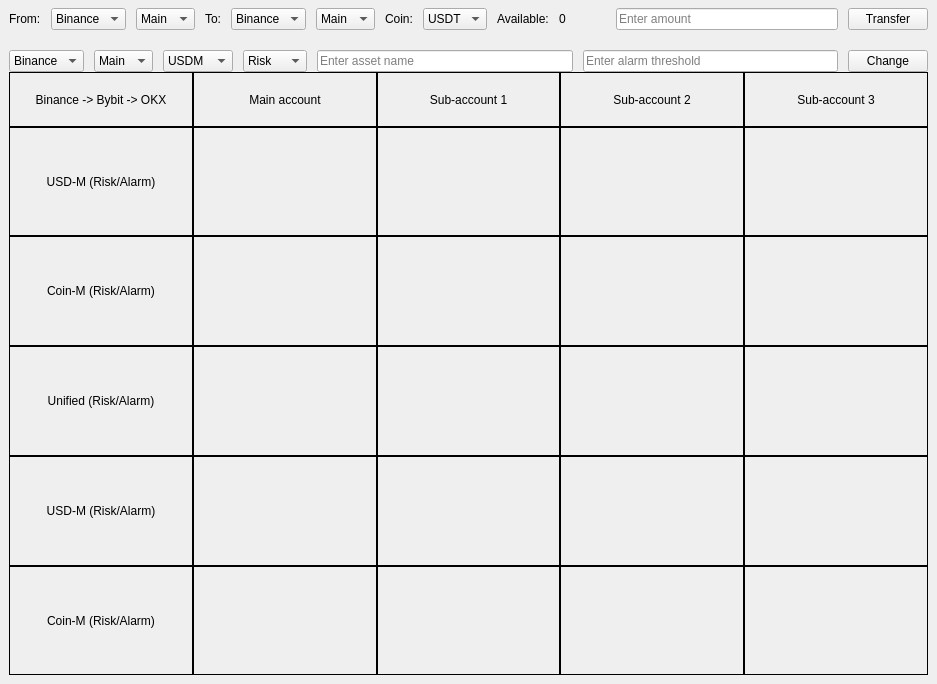
<?xml version="1.0" encoding="UTF-8"?>
<ui version="4.0">
 <class>MainWindow</class>
 <widget class="QMainWindow" name="MainWindow">
  <property name="geometry">
   <rect>
    <x>0</x>
    <y>0</y>
    <width>937</width>
    <height>684</height>
   </rect>
  </property>
  <property name="windowTitle">
   <string>Crypto Alarm</string>
  </property>
  <widget class="QWidget" name="centralwidget">
   <layout class="QVBoxLayout" name="verticalLayout" stretch="0,0,1">
    <property name="spacing">
     <number>0</number>
    </property>
    <property name="topMargin">
     <number>8</number>
    </property>
    <item>
     <layout class="QVBoxLayout" name="verticalLayout_2" stretch="0">
      <item>
       <layout class="QHBoxLayout" name="horizontalLayout_29" stretch="0,0,0,0,0,0,0,0,0,0,0,1,0">
        <property name="spacing">
         <number>10</number>
        </property>
        <item>
         <widget class="QLabel" name="label_3">
          <property name="text">
           <string>From:</string>
          </property>
         </widget>
        </item>
        <item>
         <widget class="QComboBox" name="comboBox_withdrawFrom">
          <item>
           <property name="text">
            <string>Binance</string>
           </property>
          </item>
          <item>
           <property name="text">
            <string>Okx</string>
           </property>
          </item>
          <item>
           <property name="text">
            <string>Bybit</string>
           </property>
          </item>
         </widget>
        </item>
        <item>
         <widget class="QComboBox" name="comboBox_accountFrom">
          <item>
           <property name="text">
            <string>Main</string>
           </property>
          </item>
          <item>
           <property name="text">
            <string>Sub1</string>
           </property>
          </item>
          <item>
           <property name="text">
            <string>Sub2</string>
           </property>
          </item>
          <item>
           <property name="text">
            <string>Sub3</string>
           </property>
          </item>
         </widget>
        </item>
        <item>
         <widget class="QLabel" name="label_4">
          <property name="text">
           <string>To:</string>
          </property>
         </widget>
        </item>
        <item>
         <widget class="QComboBox" name="comboBox_withdrawTo">
          <item>
           <property name="text">
            <string>Binance</string>
           </property>
          </item>
          <item>
           <property name="text">
            <string>OKX</string>
           </property>
          </item>
          <item>
           <property name="text">
            <string>Bybit</string>
           </property>
          </item>
         </widget>
        </item>
        <item>
         <widget class="QComboBox" name="comboBox_4">
          <item>
           <property name="text">
            <string>Main</string>
           </property>
          </item>
          <item>
           <property name="text">
            <string>Sub1</string>
           </property>
          </item>
          <item>
           <property name="text">
            <string>Sub2</string>
           </property>
          </item>
          <item>
           <property name="text">
            <string>Sub3</string>
           </property>
          </item>
         </widget>
        </item>
        <item>
         <widget class="QLabel" name="label_10">
          <property name="text">
           <string>Coin:</string>
          </property>
         </widget>
        </item>
        <item>
         <widget class="QComboBox" name="comboBox_withdrawCoin">
          <item>
           <property name="text">
            <string>USDT</string>
           </property>
          </item>
         </widget>
        </item>
        <item>
         <widget class="QLabel" name="label_23">
          <property name="text">
           <string>Available:</string>
          </property>
         </widget>
        </item>
        <item>
         <widget class="QLabel" name="label_withdrawable">
          <property name="text">
           <string>0</string>
          </property>
         </widget>
        </item>
        <item>
         <spacer name="horizontalSpacer">
          <property name="orientation">
           <enum>Qt::Horizontal</enum>
          </property>
          <property name="sizeHint" stdset="0">
           <size>
            <width>40</width>
            <height>20</height>
           </size>
          </property>
         </spacer>
        </item>
        <item>
         <widget class="QLineEdit" name="lineEdit">
          <property name="placeholderText">
           <string>Enter amount</string>
          </property>
         </widget>
        </item>
        <item>
         <widget class="QPushButton" name="pushButton">
          <property name="text">
           <string>Transfer</string>
          </property>
          <property name="iconSize">
           <size>
            <width>16</width>
            <height>16</height>
           </size>
          </property>
         </widget>
        </item>
       </layout>
      </item>
     </layout>
    </item>
    <item>
     <spacer name="verticalSpacer">
      <property name="orientation">
       <enum>Qt::Vertical</enum>
      </property>
      <property name="sizeHint" stdset="0">
       <size>
        <width>20</width>
        <height>20</height>
       </size>
      </property>
     </spacer>
    </item>
    <item>
     <layout class="QVBoxLayout" name="verticalLayout_3" stretch="0,10,4,8">
      <item>
       <layout class="QHBoxLayout" name="horizontalLayout">
        <property name="spacing">
         <number>10</number>
        </property>
        <item>
         <widget class="QComboBox" name="comboBox_market">
          <item>
           <property name="text">
            <string>Binance</string>
           </property>
          </item>
          <item>
           <property name="text">
            <string>OKX</string>
           </property>
          </item>
          <item>
           <property name="text">
            <string>Bybit</string>
           </property>
          </item>
         </widget>
        </item>
        <item>
         <widget class="QComboBox" name="comboBox_subAcc">
          <item>
           <property name="text">
            <string>Main</string>
           </property>
          </item>
          <item>
           <property name="text">
            <string>Sub1</string>
           </property>
          </item>
          <item>
           <property name="text">
            <string>Sub2</string>
           </property>
          </item>
          <item>
           <property name="text">
            <string>Sub3</string>
           </property>
          </item>
         </widget>
        </item>
        <item>
         <widget class="QComboBox" name="comboBox_coinType">
          <item>
           <property name="text">
            <string>USDM</string>
           </property>
          </item>
          <item>
           <property name="text">
            <string>COINM</string>
           </property>
          </item>
         </widget>
        </item>
        <item>
         <widget class="QComboBox" name="comboBox_alarmType">
          <item>
           <property name="text">
            <string>Risk</string>
           </property>
          </item>
          <item>
           <property name="text">
            <string>Equity</string>
           </property>
          </item>
         </widget>
        </item>
        <item>
         <widget class="QLineEdit" name="lineEdit_assetName">
          <property name="placeholderText">
           <string>Enter asset name</string>
          </property>
         </widget>
        </item>
        <item>
         <widget class="QLineEdit" name="lineEdit_threshold">
          <property name="placeholderText">
           <string>Enter alarm threshold</string>
          </property>
         </widget>
        </item>
        <item>
         <widget class="QPushButton" name="button_changeThreshold">
          <property name="text">
           <string>Change</string>
          </property>
         </widget>
        </item>
       </layout>
      </item>
      <item>
       <widget class="QScrollArea" name="scrollArea">
        <property name="frameShape">
         <enum>QFrame::NoFrame</enum>
        </property>
        <property name="frameShadow">
         <enum>QFrame::Plain</enum>
        </property>
        <property name="widgetResizable">
         <bool>true</bool>
        </property>
        <widget class="QWidget" name="scrollAreaWidgetContents">
         <property name="geometry">
          <rect>
           <x>0</x>
           <y>0</y>
           <width>917</width>
           <height>260</height>
          </rect>
         </property>
         <layout class="QHBoxLayout" name="horizontalLayout_2">
          <property name="spacing">
           <number>0</number>
          </property>
          <property name="leftMargin">
           <number>0</number>
          </property>
          <property name="topMargin">
           <number>0</number>
          </property>
          <property name="rightMargin">
           <number>0</number>
          </property>
          <property name="bottomMargin">
           <number>0</number>
          </property>
          <item>
           <layout class="QGridLayout" name="gridLayout" rowstretch="2,4,4">
            <property name="spacing">
             <number>0</number>
            </property>
            <item row="2" column="1">
             <widget class="QFrame" name="frame_10">
              <property name="frameShape">
               <enum>QFrame::Box</enum>
              </property>
              <property name="frameShadow">
               <enum>QFrame::Plain</enum>
              </property>
              <layout class="QHBoxLayout" name="horizontalLayout_48">
               <item>
                <widget class="QLabel" name="label_BiMC">
                 <property name="text">
                  <string/>
                 </property>
                 <property name="alignment">
                  <set>Qt::AlignCenter</set>
                 </property>
                </widget>
               </item>
              </layout>
             </widget>
            </item>
            <item row="1" column="1">
             <widget class="QFrame" name="frame_9">
              <property name="frameShape">
               <enum>QFrame::Box</enum>
              </property>
              <property name="frameShadow">
               <enum>QFrame::Plain</enum>
              </property>
              <layout class="QHBoxLayout" name="horizontalLayout_49">
               <item>
                <widget class="QLabel" name="label_BiMU">
                 <property name="text">
                  <string/>
                 </property>
                 <property name="alignment">
                  <set>Qt::AlignCenter</set>
                 </property>
                </widget>
               </item>
              </layout>
             </widget>
            </item>
            <item row="2" column="0">
             <widget class="QFrame" name="frame_5">
              <property name="frameShape">
               <enum>QFrame::Box</enum>
              </property>
              <property name="frameShadow">
               <enum>QFrame::Plain</enum>
              </property>
              <layout class="QHBoxLayout" name="horizontalLayout_5">
               <item>
                <widget class="QLabel" name="label_5">
                 <property name="text">
                  <string>Coin-M (Risk/Alarm)</string>
                 </property>
                 <property name="alignment">
                  <set>Qt::AlignCenter</set>
                 </property>
                </widget>
               </item>
              </layout>
             </widget>
            </item>
            <item row="0" column="0">
             <widget class="QFrame" name="frame">
              <property name="frameShape">
               <enum>QFrame::Box</enum>
              </property>
              <property name="frameShadow">
               <enum>QFrame::Plain</enum>
              </property>
              <layout class="QHBoxLayout" name="horizontalLayout_3">
               <item>
                <widget class="QLabel" name="label">
                 <property name="text">
                  <string>Binance -&gt; Bybit -&gt; OKX</string>
                 </property>
                 <property name="alignment">
                  <set>Qt::AlignCenter</set>
                 </property>
                </widget>
               </item>
              </layout>
             </widget>
            </item>
            <item row="1" column="0">
             <widget class="QFrame" name="frame_3">
              <property name="frameShape">
               <enum>QFrame::Box</enum>
              </property>
              <property name="frameShadow">
               <enum>QFrame::Plain</enum>
              </property>
              <layout class="QHBoxLayout" name="horizontalLayout_4">
               <item>
                <widget class="QLabel" name="label_2">
                 <property name="text">
                  <string>USD-M (Risk/Alarm)</string>
                 </property>
                 <property name="alignment">
                  <set>Qt::AlignCenter</set>
                 </property>
                </widget>
               </item>
              </layout>
             </widget>
            </item>
            <item row="2" column="2">
             <widget class="QFrame" name="frame_15">
              <property name="frameShape">
               <enum>QFrame::Box</enum>
              </property>
              <property name="frameShadow">
               <enum>QFrame::Plain</enum>
              </property>
              <layout class="QHBoxLayout" name="horizontalLayout_6">
               <item>
                <widget class="QLabel" name="label_Bi1C">
                 <property name="text">
                  <string/>
                 </property>
                 <property name="alignment">
                  <set>Qt::AlignCenter</set>
                 </property>
                </widget>
               </item>
              </layout>
             </widget>
            </item>
            <item row="1" column="4">
             <widget class="QFrame" name="frame_19">
              <property name="frameShape">
               <enum>QFrame::Box</enum>
              </property>
              <property name="frameShadow">
               <enum>QFrame::Plain</enum>
              </property>
              <layout class="QHBoxLayout" name="horizontalLayout_12">
               <item>
                <widget class="QLabel" name="label_Bi3U">
                 <property name="text">
                  <string/>
                 </property>
                 <property name="alignment">
                  <set>Qt::AlignCenter</set>
                 </property>
                </widget>
               </item>
              </layout>
             </widget>
            </item>
            <item row="0" column="4">
             <widget class="QFrame" name="frame_7">
              <property name="frameShape">
               <enum>QFrame::Box</enum>
              </property>
              <property name="frameShadow">
               <enum>QFrame::Plain</enum>
              </property>
              <layout class="QHBoxLayout" name="horizontalLayout_13">
               <item>
                <widget class="QLabel" name="label_14">
                 <property name="text">
                  <string>Sub-account 3</string>
                 </property>
                 <property name="alignment">
                  <set>Qt::AlignCenter</set>
                 </property>
                </widget>
               </item>
              </layout>
             </widget>
            </item>
            <item row="0" column="2">
             <widget class="QFrame" name="frame_2">
              <property name="frameShape">
               <enum>QFrame::Box</enum>
              </property>
              <property name="frameShadow">
               <enum>QFrame::Plain</enum>
              </property>
              <layout class="QHBoxLayout" name="horizontalLayout_9">
               <item>
                <widget class="QLabel" name="label_7">
                 <property name="text">
                  <string>Sub-account 1</string>
                 </property>
                 <property name="alignment">
                  <set>Qt::AlignCenter</set>
                 </property>
                </widget>
               </item>
              </layout>
             </widget>
            </item>
            <item row="2" column="3">
             <widget class="QFrame" name="frame_17">
              <property name="frameShape">
               <enum>QFrame::Box</enum>
              </property>
              <property name="frameShadow">
               <enum>QFrame::Plain</enum>
              </property>
              <layout class="QHBoxLayout" name="horizontalLayout_10">
               <item>
                <widget class="QLabel" name="label_Bi2C">
                 <property name="text">
                  <string/>
                 </property>
                 <property name="alignment">
                  <set>Qt::AlignCenter</set>
                 </property>
                </widget>
               </item>
              </layout>
             </widget>
            </item>
            <item row="1" column="2">
             <widget class="QFrame" name="frame_4">
              <property name="frameShape">
               <enum>QFrame::Box</enum>
              </property>
              <property name="frameShadow">
               <enum>QFrame::Plain</enum>
              </property>
              <layout class="QHBoxLayout" name="horizontalLayout_7">
               <item>
                <widget class="QLabel" name="label_Bi1U">
                 <property name="text">
                  <string/>
                 </property>
                 <property name="alignment">
                  <set>Qt::AlignCenter</set>
                 </property>
                </widget>
               </item>
              </layout>
             </widget>
            </item>
            <item row="2" column="4">
             <widget class="QFrame" name="frame_18">
              <property name="frameShape">
               <enum>QFrame::Box</enum>
              </property>
              <property name="frameShadow">
               <enum>QFrame::Plain</enum>
              </property>
              <layout class="QHBoxLayout" name="horizontalLayout_11">
               <item>
                <widget class="QLabel" name="label_Bi3C">
                 <property name="text">
                  <string/>
                 </property>
                 <property name="alignment">
                  <set>Qt::AlignCenter</set>
                 </property>
                </widget>
               </item>
              </layout>
             </widget>
            </item>
            <item row="0" column="3">
             <widget class="QFrame" name="frame_6">
              <property name="frameShape">
               <enum>QFrame::Box</enum>
              </property>
              <property name="frameShadow">
               <enum>QFrame::Plain</enum>
              </property>
              <layout class="QHBoxLayout" name="horizontalLayout_8">
               <item>
                <widget class="QLabel" name="label_9">
                 <property name="text">
                  <string>Sub-account 2</string>
                 </property>
                 <property name="alignment">
                  <set>Qt::AlignCenter</set>
                 </property>
                </widget>
               </item>
              </layout>
             </widget>
            </item>
            <item row="1" column="3">
             <widget class="QFrame" name="frame_16">
              <property name="frameShape">
               <enum>QFrame::Box</enum>
              </property>
              <property name="frameShadow">
               <enum>QFrame::Plain</enum>
              </property>
              <layout class="QHBoxLayout" name="horizontalLayout_14">
               <item>
                <widget class="QLabel" name="label_Bi2U">
                 <property name="text">
                  <string/>
                 </property>
                 <property name="alignment">
                  <set>Qt::AlignCenter</set>
                 </property>
                </widget>
               </item>
              </layout>
             </widget>
            </item>
            <item row="0" column="1">
             <widget class="QFrame" name="frame_8">
              <property name="frameShape">
               <enum>QFrame::Box</enum>
              </property>
              <property name="frameShadow">
               <enum>QFrame::Plain</enum>
              </property>
              <layout class="QHBoxLayout" name="horizontalLayout_41">
               <item>
                <widget class="QLabel" name="label_15">
                 <property name="text">
                  <string>Main account</string>
                 </property>
                 <property name="alignment">
                  <set>Qt::AlignCenter</set>
                 </property>
                </widget>
               </item>
              </layout>
             </widget>
            </item>
           </layout>
          </item>
         </layout>
        </widget>
       </widget>
      </item>
      <item>
       <widget class="QScrollArea" name="scrollArea_2">
        <property name="frameShape">
         <enum>QFrame::NoFrame</enum>
        </property>
        <property name="frameShadow">
         <enum>QFrame::Plain</enum>
        </property>
        <property name="widgetResizable">
         <bool>true</bool>
        </property>
        <widget class="QWidget" name="scrollAreaWidgetContents_3">
         <property name="geometry">
          <rect>
           <x>0</x>
           <y>0</y>
           <width>917</width>
           <height>105</height>
          </rect>
         </property>
         <layout class="QHBoxLayout" name="horizontalLayout_40">
          <property name="spacing">
           <number>0</number>
          </property>
          <property name="leftMargin">
           <number>0</number>
          </property>
          <property name="topMargin">
           <number>0</number>
          </property>
          <property name="rightMargin">
           <number>0</number>
          </property>
          <property name="bottomMargin">
           <number>0</number>
          </property>
          <item>
           <layout class="QGridLayout" name="gridLayout_4">
            <property name="bottomMargin">
             <number>0</number>
            </property>
            <property name="spacing">
             <number>0</number>
            </property>
            <item row="0" column="1">
             <widget class="QFrame" name="frame_13">
              <property name="frameShape">
               <enum>QFrame::Box</enum>
              </property>
              <property name="frameShadow">
               <enum>QFrame::Plain</enum>
              </property>
              <layout class="QHBoxLayout" name="horizontalLayout_43">
               <item>
                <widget class="QLabel" name="label_ByMU">
                 <property name="text">
                  <string/>
                 </property>
                 <property name="alignment">
                  <set>Qt::AlignCenter</set>
                 </property>
                </widget>
               </item>
              </layout>
             </widget>
            </item>
            <item row="0" column="0">
             <widget class="QFrame" name="frame_36">
              <property name="frameShape">
               <enum>QFrame::Box</enum>
              </property>
              <property name="frameShadow">
               <enum>QFrame::Plain</enum>
              </property>
              <layout class="QHBoxLayout" name="horizontalLayout_32">
               <item>
                <widget class="QLabel" name="label_31">
                 <property name="text">
                  <string>Unified (Risk/Alarm)</string>
                 </property>
                 <property name="alignment">
                  <set>Qt::AlignCenter</set>
                 </property>
                </widget>
               </item>
              </layout>
             </widget>
            </item>
            <item row="0" column="3">
             <widget class="QFrame" name="frame_40">
              <property name="frameShape">
               <enum>QFrame::Box</enum>
              </property>
              <property name="frameShadow">
               <enum>QFrame::Plain</enum>
              </property>
              <layout class="QHBoxLayout" name="horizontalLayout_36">
               <item>
                <widget class="QLabel" name="label_By2U">
                 <property name="text">
                  <string/>
                 </property>
                 <property name="alignment">
                  <set>Qt::AlignCenter</set>
                 </property>
                </widget>
               </item>
              </layout>
             </widget>
            </item>
            <item row="0" column="2">
             <widget class="QFrame" name="frame_32">
              <property name="frameShape">
               <enum>QFrame::Box</enum>
              </property>
              <property name="frameShadow">
               <enum>QFrame::Plain</enum>
              </property>
              <layout class="QHBoxLayout" name="horizontalLayout_28">
               <item>
                <widget class="QLabel" name="label_By1U">
                 <property name="text">
                  <string/>
                 </property>
                 <property name="alignment">
                  <set>Qt::AlignCenter</set>
                 </property>
                </widget>
               </item>
              </layout>
             </widget>
            </item>
            <item row="0" column="4">
             <widget class="QFrame" name="frame_43">
              <property name="frameShape">
               <enum>QFrame::Box</enum>
              </property>
              <property name="frameShadow">
               <enum>QFrame::Plain</enum>
              </property>
              <layout class="QHBoxLayout" name="horizontalLayout_39">
               <item>
                <widget class="QLabel" name="label_By3U">
                 <property name="text">
                  <string/>
                 </property>
                 <property name="alignment">
                  <set>Qt::AlignCenter</set>
                 </property>
                </widget>
               </item>
              </layout>
             </widget>
            </item>
           </layout>
          </item>
         </layout>
        </widget>
       </widget>
      </item>
      <item>
       <widget class="QScrollArea" name="scrollArea_3">
        <property name="frameShape">
         <enum>QFrame::NoFrame</enum>
        </property>
        <property name="frameShadow">
         <enum>QFrame::Plain</enum>
        </property>
        <property name="widgetResizable">
         <bool>true</bool>
        </property>
        <widget class="QWidget" name="scrollAreaWidgetContents_4">
         <property name="geometry">
          <rect>
           <x>0</x>
           <y>0</y>
           <width>917</width>
           <height>208</height>
          </rect>
         </property>
         <layout class="QHBoxLayout" name="horizontalLayout_27">
          <property name="spacing">
           <number>0</number>
          </property>
          <property name="leftMargin">
           <number>0</number>
          </property>
          <property name="topMargin">
           <number>0</number>
          </property>
          <property name="rightMargin">
           <number>0</number>
          </property>
          <property name="bottomMargin">
           <number>0</number>
          </property>
          <item>
           <layout class="QGridLayout" name="gridLayout_3">
            <property name="bottomMargin">
             <number>0</number>
            </property>
            <property name="spacing">
             <number>0</number>
            </property>
            <item row="0" column="2">
             <widget class="QFrame" name="frame_20">
              <property name="frameShape">
               <enum>QFrame::Box</enum>
              </property>
              <property name="frameShadow">
               <enum>QFrame::Plain</enum>
              </property>
              <layout class="QHBoxLayout" name="horizontalLayout_15">
               <item>
                <widget class="QLabel" name="label_Ok1U">
                 <property name="text">
                  <string/>
                 </property>
                 <property name="alignment">
                  <set>Qt::AlignCenter</set>
                 </property>
                </widget>
               </item>
              </layout>
             </widget>
            </item>
            <item row="0" column="3">
             <widget class="QFrame" name="frame_28">
              <property name="frameShape">
               <enum>QFrame::Box</enum>
              </property>
              <property name="frameShadow">
               <enum>QFrame::Plain</enum>
              </property>
              <layout class="QHBoxLayout" name="horizontalLayout_23">
               <item>
                <widget class="QLabel" name="label_Ok2U">
                 <property name="text">
                  <string/>
                 </property>
                 <property name="alignment">
                  <set>Qt::AlignCenter</set>
                 </property>
                </widget>
               </item>
              </layout>
             </widget>
            </item>
            <item row="0" column="0">
             <widget class="QFrame" name="frame_24">
              <property name="frameShape">
               <enum>QFrame::Box</enum>
              </property>
              <property name="frameShadow">
               <enum>QFrame::Plain</enum>
              </property>
              <layout class="QHBoxLayout" name="horizontalLayout_19">
               <item>
                <widget class="QLabel" name="label_19">
                 <property name="text">
                  <string>USD-M (Risk/Alarm)</string>
                 </property>
                 <property name="alignment">
                  <set>Qt::AlignCenter</set>
                 </property>
                </widget>
               </item>
              </layout>
             </widget>
            </item>
            <item row="1" column="1">
             <widget class="QFrame" name="frame_44">
              <property name="frameShape">
               <enum>QFrame::Box</enum>
              </property>
              <property name="frameShadow">
               <enum>QFrame::Plain</enum>
              </property>
              <layout class="QHBoxLayout" name="horizontalLayout_45">
               <item>
                <widget class="QLabel" name="label_OkMC">
                 <property name="text">
                  <string/>
                 </property>
                 <property name="alignment">
                  <set>Qt::AlignCenter</set>
                 </property>
                </widget>
               </item>
              </layout>
             </widget>
            </item>
            <item row="1" column="4">
             <widget class="QFrame" name="frame_30">
              <property name="frameShape">
               <enum>QFrame::Box</enum>
              </property>
              <property name="frameShadow">
               <enum>QFrame::Plain</enum>
              </property>
              <layout class="QHBoxLayout" name="horizontalLayout_25">
               <item>
                <widget class="QLabel" name="label_Ok3C">
                 <property name="text">
                  <string/>
                 </property>
                 <property name="alignment">
                  <set>Qt::AlignCenter</set>
                 </property>
                </widget>
               </item>
              </layout>
             </widget>
            </item>
            <item row="1" column="0">
             <widget class="QFrame" name="frame_21">
              <property name="frameShape">
               <enum>QFrame::Box</enum>
              </property>
              <property name="frameShadow">
               <enum>QFrame::Plain</enum>
              </property>
              <layout class="QHBoxLayout" name="horizontalLayout_16">
               <item>
                <widget class="QLabel" name="label_16">
                 <property name="text">
                  <string>Coin-M (Risk/Alarm)</string>
                 </property>
                 <property name="alignment">
                  <set>Qt::AlignCenter</set>
                 </property>
                </widget>
               </item>
              </layout>
             </widget>
            </item>
            <item row="1" column="3">
             <widget class="QFrame" name="frame_29">
              <property name="frameShape">
               <enum>QFrame::Box</enum>
              </property>
              <property name="frameShadow">
               <enum>QFrame::Plain</enum>
              </property>
              <layout class="QHBoxLayout" name="horizontalLayout_24">
               <item>
                <widget class="QLabel" name="label_Ok2C">
                 <property name="text">
                  <string/>
                 </property>
                 <property name="alignment">
                  <set>Qt::AlignCenter</set>
                 </property>
                </widget>
               </item>
              </layout>
             </widget>
            </item>
            <item row="1" column="2">
             <widget class="QFrame" name="frame_27">
              <property name="frameShape">
               <enum>QFrame::Box</enum>
              </property>
              <property name="frameShadow">
               <enum>QFrame::Plain</enum>
              </property>
              <layout class="QHBoxLayout" name="horizontalLayout_22">
               <item>
                <widget class="QLabel" name="label_Ok1C">
                 <property name="text">
                  <string/>
                 </property>
                 <property name="alignment">
                  <set>Qt::AlignCenter</set>
                 </property>
                </widget>
               </item>
              </layout>
             </widget>
            </item>
            <item row="0" column="1">
             <widget class="QFrame" name="frame_45">
              <property name="frameShape">
               <enum>QFrame::Box</enum>
              </property>
              <property name="frameShadow">
               <enum>QFrame::Plain</enum>
              </property>
              <layout class="QHBoxLayout" name="horizontalLayout_46">
               <item>
                <widget class="QLabel" name="label_OkMU">
                 <property name="text">
                  <string/>
                 </property>
                 <property name="alignment">
                  <set>Qt::AlignCenter</set>
                 </property>
                </widget>
               </item>
              </layout>
             </widget>
            </item>
            <item row="0" column="4">
             <widget class="QFrame" name="frame_31">
              <property name="frameShape">
               <enum>QFrame::Box</enum>
              </property>
              <property name="frameShadow">
               <enum>QFrame::Plain</enum>
              </property>
              <layout class="QHBoxLayout" name="horizontalLayout_26">
               <item>
                <widget class="QLabel" name="label_Ok3U">
                 <property name="text">
                  <string/>
                 </property>
                 <property name="alignment">
                  <set>Qt::AlignCenter</set>
                 </property>
                </widget>
               </item>
              </layout>
             </widget>
            </item>
           </layout>
          </item>
         </layout>
        </widget>
       </widget>
      </item>
     </layout>
    </item>
   </layout>
  </widget>
 </widget>
 <resources/>
 <connections/>
</ui>
